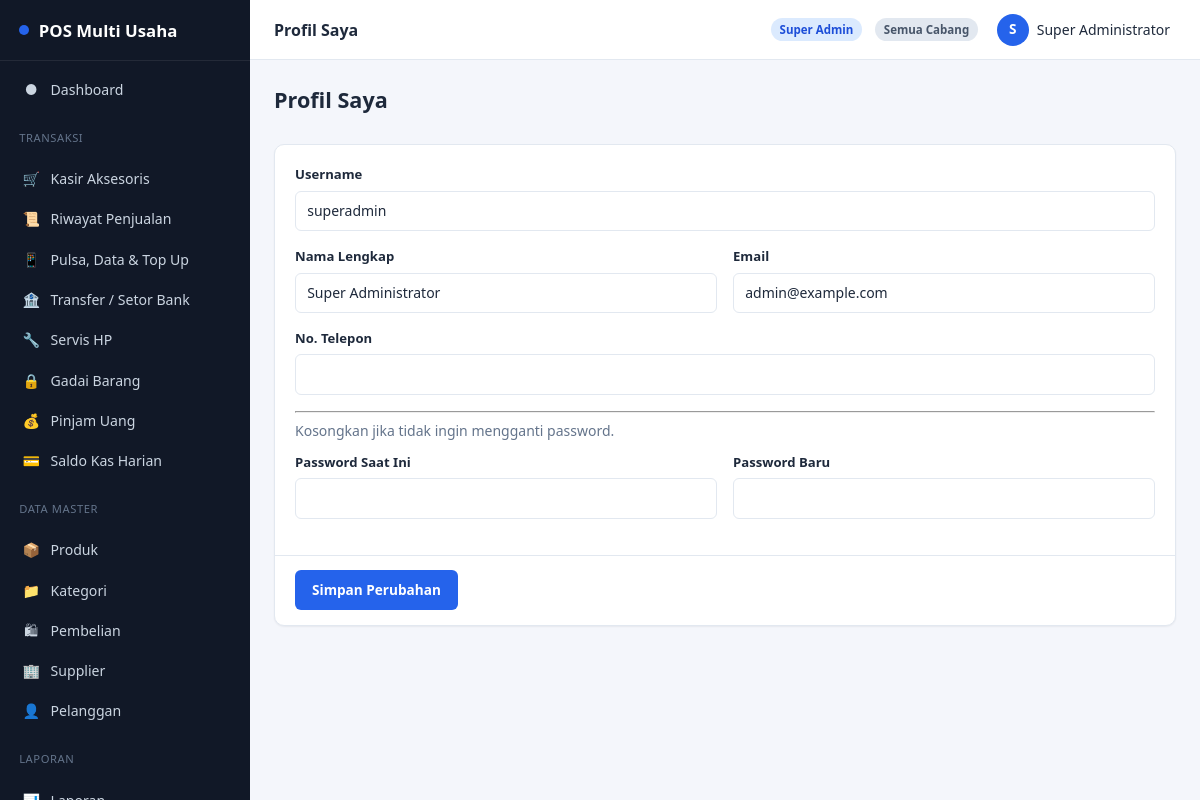
The page /settings/profile (signed in) on the database its author committed.
### tables this page shows
CREATE TABLE IF NOT EXISTS users (
    id              INT UNSIGNED AUTO_INCREMENT PRIMARY KEY,
    branch_id       INT UNSIGNED DEFAULT NULL COMMENT 'NULL = akses semua cabang (super admin)',
    role_id         INT UNSIGNED NOT NULL,
    username        VARCHAR(50)  NOT NULL UNIQUE,
    password_hash   VARCHAR(255) NOT NULL,
    full_name       VARCHAR(100) NOT NULL,
    email           VARCHAR(100) DEFAULT NULL,
    phone           VARCHAR(30)  DEFAULT NULL,
    is_active       TINYINT(1)   NOT NULL DEFAULT 1,
    last_login_at   DATETIME     DEFAULT NULL,
    failed_login_count TINYINT UNSIGNED NOT NULL DEFAULT 0,
    locked_until    DATETIME     DEFAULT NULL,
    created_at      DATETIME     NOT NULL DEFAULT CURRENT_TIMESTAMP,
    updated_at      DATETIME     NOT NULL DEFAULT CURRENT_TIMESTAMP ON UPDATE CURRENT_TIMESTAMP,
    deleted_at      DATETIME     DEFAULT NULL,
    CONSTRAINT fk_users_branch FOREIGN KEY (branch_id) REFERENCES branches(id) ON DELETE SET NULL,
    CONSTRAINT fk_users_role FOREIGN KEY (role_id) REFERENCES roles(id) ON DELETE RESTRICT
);

### app/core/Controller.php (called while the page is built, shortened)
<?php
abstract class Controller
{
    protected function view(string $view, array $data = [], string $layout = 'app'): void
    {
        extract($data, EXTR_SKIP);
        $viewFile = VIEW_PATH . '/' . $view . '.php';
        $content = function () use ($viewFile, $data): void {
            extract($data, EXTR_SKIP);
            require $viewFile;
        };
        require VIEW_PATH . '/layouts/' . $layout . '.php';
    }
}

### app/controllers/SettingController.php (called while the page is built, shortened)
<?php
final class SettingController extends Controller
{
    public function profile(): void
    {
        $user = UserModel::find(Auth::id());
        $this->view('settings/profile', ['title' => 'Profil Saya', 'user' => $user]);
    }
}

### app/core/Router.php (called while the page is built, shortened)
<?php
final class Router
{
    public static function dispatch(string $route): void
    {
        $route = trim($route, '/');
        $segments = $route === '' ? [] : explode('/', $route);
        $action    = $segments[1] ?? 'index';
        $params    = array_slice($segments, 2);
        $controller = new $controllerClass();
        call_user_func_array([$controller, $action], $params);
    }
}

### index.php (called while the page is built, shortened)
<?php
require ROOT_PATH . '/app/config/config.php';
$route = $_GET['route'] ?? '';
Router::dispatch($route);

### app/core/Auth.php (called while the page is built, shortened)
<?php
final class Auth
{
    public static function user(): ?array
    {
        return $_SESSION['user'] ?? null;
    }
    public static function id(): ?int
    {
        return self::user()['id'] ?? null;
    }
    public static function can(string $permissionCode): bool
    {
        $user = self::user();
        return in_array($permissionCode, $user['permissions'] ?? [], true);
    }
}

### app/core/Database.php (called while the page is built, shortened)
<?php
final class Database
{
    private static ?PDO $instance = null;
    public static function connection(): PDO
    {
        if (self::$instance === null) {
            $dsn = 'mysql:host=' . DB_HOST . ';dbname=' . DB_NAME . ';charset=' . DB_CHARSET;
            self::$instance = new PDO($dsn, DB_USER, DB_PASS, [
                PDO::ATTR_ERRMODE            => PDO::ERRMODE_EXCEPTION,
                PDO::ATTR_DEFAULT_FETCH_MODE => PDO::FETCH_ASSOC,
                PDO::ATTR_EMULATE_PREPARES   => false,
            ]);
        }
        return self::$instance;
    }
}

### app/core/Model.php (called while the page is built, shortened)
<?php
abstract class Model
{
    protected static string $table;
    protected static string $primaryKey = 'id';
    protected static bool $softDelete = false;
    protected static function db(): PDO
    {
        return Database::connection();
    }
    public static function find(int $id): ?array
    {
        $sql = 'SELECT * FROM ' . static::$table . ' WHERE ' . static::$primaryKey . ' = :id';
        $sql .= static::$softDelete ? ' AND deleted_at IS NULL' : '';
        $stmt = static::db()->prepare($sql);
        $stmt->execute(['id' => $id]);
        $row = $stmt->fetch();
        return $row === false ? null : $row;
    }
}

### app/config/config.php (called while the page is built, shortened)
<?php
spl_autoload_register(function (string $class): void {
    $dirs = [
        APP_PATH . '/core/',
        APP_PATH . '/controllers/',
        APP_PATH . '/models/',
    ];
    foreach ($dirs as $dir) {
        $file = $dir . $class . '.php';
        if (is_file($file)) {
            return;
        }
    }
});
require_once APP_PATH . '/core/helpers.php';
require_once APP_PATH . '/config/database.php';

### app/views/settings/profile.php (the view, shortened to what this page needs)
<div class="content-header">
    <h1>Profil Saya</h1>
</div>
<div class="card">
    <form method="post" action="<?= e(url('settings/updateProfile')) ?>">
        <div class="card-body">
            <div class="form-group">
                <label>Username</label>
                <input type="text" value="<?= e($user['username']) ?>" disabled>
            </div>
            <div class="form-row">
                <div class="form-group">
                    <label>Nama Lengkap</label>
                    <input type="text" name="full_name" value="<?= e($user['full_name']) ?>" required>
                </div>
                <div class="form-group">
                    <label>Email</label>
                    <input type="email" name="email" value="<?= e($user['email']) ?>">
                </div>
            </div>
            <div class="form-group">
                <label>No. Telepon</label>
                <input type="text" name="phone" value="<?= e($user['phone']) ?>">
            </div>
            <hr>
            <p class="text-muted">Kosongkan jika tidak ingin mengganti password.</p>
            <div class="form-row">
                <div class="form-group">
                    <label>Password Saat Ini</label>
                    <input type="password" name="current_password">
                </div>
                <div class="form-group">
                    <label>Password Baru</label>
                    <input type="password" name="new_password">
                </div>
            </div>
        </div>
        <div class="card-footer">
            <button type="submit" class="btn">Simpan Perubahan</button>
        </div>
    </form>
</div>

### app/views/layouts/partials/header.php (shortened to what this page needs)
<?php $currentUser = Auth::user(); ?>
<header class="topbar">
    <div class="flex gap-md" style="align-items:center;">
        <div>
            <div class="topbar-title"><?= e($title ?? 'Dashboard') ?></div>
        </div>
    </div>
    <div class="topbar-user">
        <span class="badge badge-info badge-role"><?= e($currentUser['role_name'] ?? '') ?></span>
        <?php if (!empty($currentUser['branch_id'])):
            $branch = BranchModel::find((int) $currentUser['branch_id']); ?>
            <span class="badge badge-gray"><?= e($branch['name'] ?? '-') ?></span>
        <?php else: ?>
            <span class="badge badge-gray">Semua Cabang</span>
        <?php endif; ?>
        <div class="user-menu">
            <button type="button" class="user-menu-btn">
                <span class="avatar"><?= e(strtoupper(substr($currentUser['full_name'] ?? '?', 0, 1))) ?></span>
                <span><?= e($currentUser['full_name'] ?? '') ?></span>
            </button>
        </div>
    </div>
</header>

### assets/css/app.css (style rules this page uses)
:root { --color-primary: #2563eb; --color-primary-dark: #1d4ed8; --color-primary-light: #dbeafe; --color-success: #16a34a; --color-success-light: #dcfce7; --color-danger: #dc2626; --color-danger-light: #fee2e2; --color-warning: #d97706; --color-warning-light: #fef3c7; --color-info: #0891b2; --color-bg: #f4f6fb; --color-surface: #ffffff; --color-border: #e2e8f0; --color-text: #1e293b; --color-text-muted: #64748b; --color-sidebar-bg: #111827; --color-sidebar-text: #cbd5e1; --color-sidebar-active: #2563eb; --radius-sm: 6px; --radius-md: 10px; --radius-lg: 16px; --shadow-sm: 0 1px 2px rgba(15, 23, 42, .06); --shadow-md: 0 4px 12px rgba(15, 23, 42, .08); --sidebar-width: 250px; --header-height: 60px; }
* { box-sizing: border-box; }
html, body { margin: 0; padding: 0; height: 100%; }
body { font-family: 'Segoe UI', Roboto, -apple-system, BlinkMacSystemFont, Arial, sans-serif; background: var(--color-bg); color: var(--color-text); font-size: 14px; line-height: 1.5; }
h1, h2, h3, h4 { margin: 0 0 .5rem; font-weight: 600; }
p { margin: 0 0 .75rem; }
.topbar { height: var(--header-height); background: var(--color-surface); border-bottom: 1px solid var(--color-border); display: flex; align-items: center; justify-content: space-between; padding: 0 1.5rem; position: sticky; top: 0; z-index: 30; }
.topbar-title { font-weight: 600; font-size: 1rem; }
.topbar-user { display: flex; align-items: center; gap: .8rem; }
.topbar-user .badge-role { font-size: .72rem; }
.user-menu { position: relative; }
.user-menu-btn { display: flex; align-items: center; gap: .5rem; background: none; border: none; cursor: pointer; font: inherit; color: var(--color-text); }
.avatar { width: 32px; height: 32px; border-radius: 50%; background: var(--color-primary); color: #fff; display: flex; align-items: center; justify-content: center; font-weight: 700; font-size: .85rem; }
.content-header { display: flex; align-items: center; justify-content: space-between; flex-wrap: wrap; gap: .75rem; margin-bottom: 1.25rem; }
.content-header h1 { font-size: 1.35rem; }
.card { background: var(--color-surface); border: 1px solid var(--color-border); border-radius: var(--radius-md); box-shadow: var(--shadow-sm); margin-bottom: 1.25rem; }
.card-body { padding: 1.25rem; }
.card-footer { padding: .9rem 1.25rem; border-top: 1px solid var(--color-border); }
.form-group { margin-bottom: 1rem; }
.form-row { display: grid; grid-template-columns: repeat(2, 1fr); gap: 1rem; }
label { display: block; font-weight: 600; font-size: .82rem; margin-bottom: .35rem; }
input[type=text], input[type=password], input[type=number], input[type=date], input[type=datetime-local], input[type=search], input[type=email], input[type=tel], select, textarea { width: 100%; padding: .55rem .7rem; border: 1px solid var(--color-border); border-radius: var(--radius-sm); font: inherit; background: #fff; color: var(--color-text); }
.btn { display: inline-flex; align-items: center; justify-content: center; gap: .4rem; padding: .55rem 1rem; border-radius: var(--radius-sm); border: 1px solid transparent; font: inherit; font-weight: 600; font-size: .85rem; cursor: pointer; background: var(--color-primary); color: #fff; transition: filter .15s ease; }
.badge { display: inline-flex; align-items: center; padding: .2rem .55rem; border-radius: 999px; font-size: .72rem; font-weight: 700; }
.badge-info { background: var(--color-primary-light); color: var(--color-primary-dark); }
.badge-gray { background: #e2e8f0; color: #475569; }
.flex { display: flex; }
.gap-md { gap: 1rem; }
.text-muted { color: var(--color-text-muted); }

### rows shown on the page
users: full_name "S", full_name "Super Administrator", username "superadmin", email "admin@example.com"

### other values the page prints
APP_NAME "POS Multi Usaha"
$item['icon'] "●"
$item['label'] "Dashboard"
$item['icon'] "🛒"
$item['label'] "Kasir Aksesoris"
$item['icon'] "📜"
$item['label'] "Riwayat Penjualan"
$item['icon'] "📱"
$item['label'] "Pulsa, Data & Top Up"
$item['icon'] "🏦"
$item['label'] "Transfer / Setor Bank"
$item['icon'] "🔧"
$item['label'] "Servis HP"
$item['icon'] "🔒"
$item['label'] "Gadai Barang"
